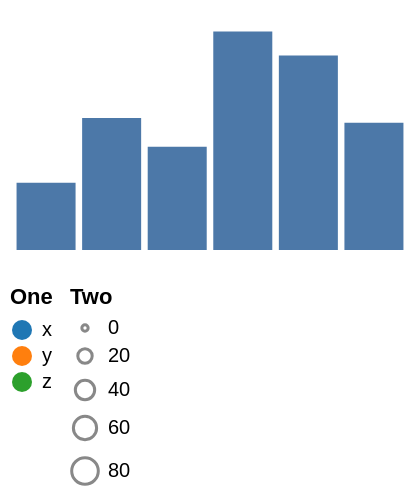

Source (Vega-Lite JSON):
### Vega specification from a JSON file in a GitHub repository (floating-point values rounded to 4 significant figures)
{"width": 200, "height": 120, "padding": 5, "data": [{"name": "t", "values": [{"a": "Alpha", "b": 28, "c": "x", "d": 1}, {"a": "Bravo", "b": 55, "c": "y", "d": 2}, {"a": "Charlie", "b": 43, "c": "x", "d": 3}, {"a": "Delta", "b": 91, "c": "z", "d": 4}, {"a": "Echo", "b": 81, "c": "y", "d": 5}, {"a": "Foxtrot", "b": 53, "c": "z", "d": 6}]}], "scales": [{"name": "x", "type": "band", "domain": {"data": "t", "field": "a"}, "range": "width", "padding": 0.1}, {"name": "y", "type": "linear", "domain": {"data": "t", "field": "b"}, "range": "height", "nice": true}, {"name": "color", "type": "ordinal", "domain": {"data": "t", "field": "c"}, "range": {"scheme": "category10"}}, {"name": "ramp", "type": "linear", "domain": {"data": "t", "field": "d"}, "range": {"scheme": "blues"}}, {"name": "size", "type": "linear", "domain": {"data": "t", "field": "b"}, "range": [10, 200]}, {"name": "shape", "type": "ordinal", "domain": {"data": "t", "field": "c"}, "range": "symbol"}, {"name": "quant", "type": "quantize", "domain": [0, 100], "range": {"scheme": "greens", "count": 4}}], "marks": [{"type": "rect", "from": {"data": "t"}, "encode": {"enter": {"x": {"scale": "x", "field": "a"}, "width": {"scale": "x", "band": 1}, "y": {"scale": "y", "field": "b"}, "y2": {"scale": "y", "value": 0}}}}], "legends": [{"fill": "color", "title": "One", "orient": "bottom"}, {"size": "size", "title": "Two", "orient": "bottom"}]}
